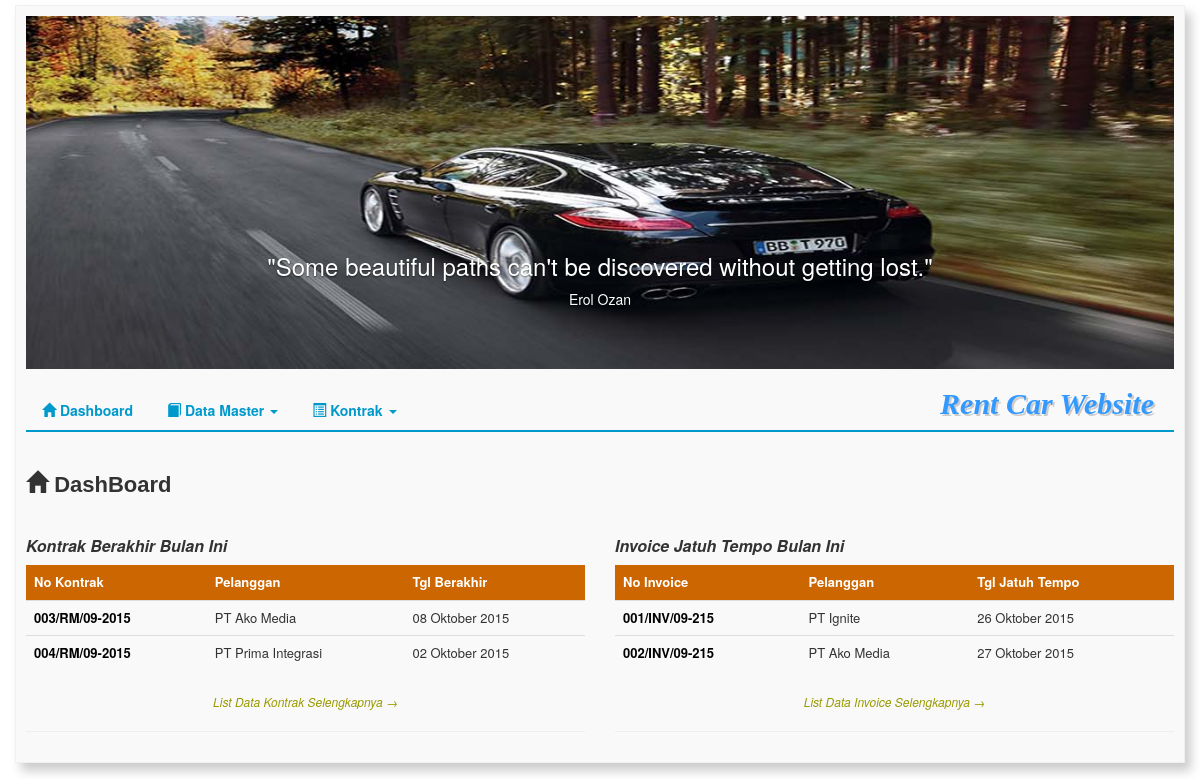
The page / on the database its author committed.
### tables this page shows
CREATE TABLE IF NOT EXISTS `kontrak` (
  `id_kontrak` int(11) NOT NULL,
  `no_kontrak` varchar(100) NOT NULL,
  `id_pelanggan` int(11) NOT NULL,
  `tgl_mulai` date NOT NULL,
  `tgl_berakhir` date NOT NULL,
  `periode_sewa` int(11) NOT NULL,
  `total_harga_sewa` double NOT NULL,
  `cancel` tinyint(1) NOT NULL,
  `keterangan_cancel` text NOT NULL,
  PRIMARY KEY (`id_kontrak`)
);

CREATE TABLE IF NOT EXISTS `m_pelanggan` (
  `id_pelanggan` int(11) NOT NULL AUTO_INCREMENT,
  `perusahaan` varchar(1000) NOT NULL,
  `penanggung_jwb` varchar(500) NOT NULL,
  `no_telp` varchar(50) NOT NULL,
  `kota` varchar(500) NOT NULL,
  PRIMARY KEY (`id_pelanggan`)
);

CREATE TABLE IF NOT EXISTS `invoice` (
  `id_invoice` int(11) NOT NULL AUTO_INCREMENT,
  `no_invoice` varchar(100) NOT NULL,
  `tgl_invoice` date NOT NULL,
  `id_kontrak` int(11) NOT NULL,
  `tgl_jatuh_tempo` date NOT NULL,
  `terbayar` double NOT NULL,
  `tgl_terbayar` date NOT NULL,
  PRIMARY KEY (`id_invoice`)
);

### application/controllers/Home.php (called while the page is built, shortened)
<?php
class Home extends CI_Controller {
	function __construct() {
		$this->load->helper('url');
		$this->load->helper('html');
		$this->load->helper('date');
		$this->load->model('dashboard_m', 'userdashboard');
	}
	public function index(){
		$datestring = '%m';
		$time = time();
		$bulan_ini = mdate($datestring, $time);
		$datestring = '%Y';
		$time = time();
		$tahun_ini = mdate($datestring, $time);
		$data["dash_kontrak"]=$this->userdashboard->select_kontrak_all($bulan_ini, $tahun_ini);
		$i=0;
		foreach($data["dash_kontrak"] as $row){
			$data["dash_kontrak"][$i]['tgl_berakhir_new']=$this->nama_bulan($row['tgl_berakhir']);
			$i++;
		}
		$data["dash_invoice"]=$this->userdashboard->select_invoice_all($bulan_ini, $tahun_ini);
		$i=0;
		foreach($data["dash_invoice"] as $row){
			$data["dash_invoice"][$i]['tgl_jatuh_tempo_new']=$this->nama_bulan($row['tgl_jatuh_tempo']);
			$i++;
		}
		$this->load->view('home_v', $data);
	}
	public function nama_bulan($tgl){
		$tgl_artikel = date_create($tgl);
		$date = date_format($tgl_artikel,'d M Y');
		$format = array(
			'Jan' => 'Januari',
			'Feb' => 'Februari',
			'Mar' => 'Maret',
			'Apr' => 'April',
			'May' => 'Mei',
			'Jun' => 'Juni',
			'Jul' => 'Juli',
			'Aug' => 'Agustus',
			'Sep' => 'September',
			'Oct' => 'Oktober',
			'Nov' => 'November',
			'Dec' => 'Desember'
		);
		$new_tgl = strtr(($date),$format);
		return $new_tgl;
	}
}

### index.php (called while the page is built, shortened)
<?php
require_once BASEPATH.'core/CodeIgniter.php';

### application/helpers/asset_helper.php (called while the page is built)
<?php  if ( ! defined('BASEPATH')) exit('No direct script access allowed');
if ( ! function_exists('assets_url'))
{
	function assets_url($uri = '')
	{
		return base_url().'assets/';
	}
}

### application/models/dashboard_m.php (called while the page is built, shortened)
<?php
class Dashboard_m extends CI_Model{
	function select_kontrak_all($bulan,$tahun){
		$sql = "SELECT kt.*, pg.*
			FROM kontrak kt
			LEFT JOIN m_pelanggan pg
			ON kt.id_pelanggan = pg.id_pelanggan
			WHERE MONTH(kt.tgl_berakhir)=".$bulan."
			AND YEAR(kt.tgl_berakhir)=".$tahun."
			LIMIT 5
		";
        $query = $this->db->query($sql);
		$result_array = $query->result_array();
		return $result_array;
	}
	function select_invoice_all($bulan,$tahun){
		$sql = "SELECT inv.*, kt.*, pg.*
			FROM invoice inv
			LEFT JOIN kontrak kt
			ON inv.id_kontrak = kt.id_kontrak
			LEFT JOIN m_pelanggan pg
			ON kt.id_pelanggan = pg.id_pelanggan
			WHERE MONTH(inv.tgl_jatuh_tempo)=".$bulan."
			AND YEAR(inv.tgl_jatuh_tempo)=".$tahun."
			LIMIT 5
		";
        $query = $this->db->query($sql);
		$result_array = $query->result_array();
		return $result_array;
	}
}

### application/views/home_v.php (the view, shortened to what this page needs)
<!DOCTYPE html>
<html lang="en">
<head>
<link rel="stylesheet" href="<?php echo assets_url(); ?>plugin/sidr-package-1.2.1/stylesheets/jquery.sidr.dark.css">
<link rel="stylesheet" href="<?php echo assets_url(); ?>templates/bootstrap-3.3.5-dist/css/bootstrap.min.css">
<link rel="stylesheet" href="<?php echo assets_url(); ?>css/style.css">
</head>
<body>
<div class="container">
<h2><span class="glyphicon glyphicon-home"></span> DashBoard</h2>
    <div class="row">
        <div class="col-md-6">
        	<h4>Kontrak Berakhir Bulan Ini</h4>
        	<div class="table-responsive">
            	<table class="table">
                	<thead>
                	<tr>
                    	<td>No Kontrak</td>
                        <td>Pelanggan</td>
                        <td>Tgl Berakhir</td>
                    </tr>
                    </thead>
                    <?php
					foreach ($dash_kontrak as $row){
						?>
                    	<tr>
                        <td><a href="#" class="detil_kontrak" name="<?php echo $row['id_kontrak']; ?>"><?php echo $row['no_kontrak']; ?></a></td>
                        <td><?php echo $row['perusahaan']; ?></td>
                        <td><?php echo $row['tgl_berakhir_new']; ?></td>
                        </tr>
                        <?php
					}
					?>
                </table>
            </div>
            <div align="center" id="selengkapnya">
            <a href="<?php echo base_url(); ?>transaksi/invoice"><i>List Data Kontrak Selengkapnya &rarr;</i></a>
            </div><hr />
        </div>
        <div class="col-md-6">
        	<h4>Invoice Jatuh Tempo Bulan Ini</h4>
        	<div class="table-responsive">
	            <table class="table">
                	<thead>
                	<tr>
                    	<td>No Invoice</td>
                        <td>Pelanggan</td>
                        <td>Tgl Jatuh Tempo</td>
                    </tr>
                    </thead>
                    <?php
					foreach ($dash_invoice as $row){
						?>
                    <tr>
                        <td><a href="#" class="detil_invoice" name="<?php echo $row['id_invoice']; ?>"><?php echo $row['no_invoice']; ?></a></td>
                        <td><?php echo $row['perusahaan']; ?></td>
                        <td><?php echo $row['tgl_jatuh_tempo_new']; ?></td>
                    </tr>
                        <?php
					}
					?>
                </table>
            </div>
            <div align="center" id="selengkapnya">
            <a href="<?php echo base_url(); ?>transaksi/invoice"><i>List Data Invoice Selengkapnya &rarr;</i></a>
            </div><hr />
        </div>
        </div>
	</div>
    <br /><br /><br />
</body>
</html>

### assets/css/style.css (style rules this page uses)
body { background:#FFF; }
h2 { font-family:"Trebuchet MS", Arial, Helvetica, sans-serif; font-size:22px; color:#333; font-weight:bold; margin-bottom:30px; margin-top:50px; }
h4 { font-style: italic; }
table tr td a { color:#00CCFF; }
.container { padding:10px; margin-top:5px; border:1px solid #F0F0F0; background:#F9F9F9; box-shadow: 6px 8px 10px #ccc; }
thead { background-color:#C60; font-weight:bold; color:#FFF; }
.table a { color:#000; font-weight:bold; }

### application/views/home_v.php (style rules this page uses)
.table { font-size:13px; }
h4 { font-size:16px; font-weight:bold; }
#selengkapnya a { font-size:12px; color:#990; }

### rows shown on the page
kontrak: no_kontrak "003/RM/09-2015", id_pelanggan.perusahaan "PT Ako Media", tgl_berakhir_new "08 Oktober 2015"
kontrak: no_kontrak "004/RM/09-2015", id_pelanggan.perusahaan "PT Prima Integrasi", tgl_berakhir_new "02 Oktober 2015"
invoice: no_invoice "001/INV/09-215", m_pelanggan.perusahaan "PT Ignite", tgl_jatuh_tempo_new "26 Oktober 2015"
invoice: no_invoice "002/INV/09-215", m_pelanggan.perusahaan "PT Ako Media", tgl_jatuh_tempo_new "27 Oktober 2015"
